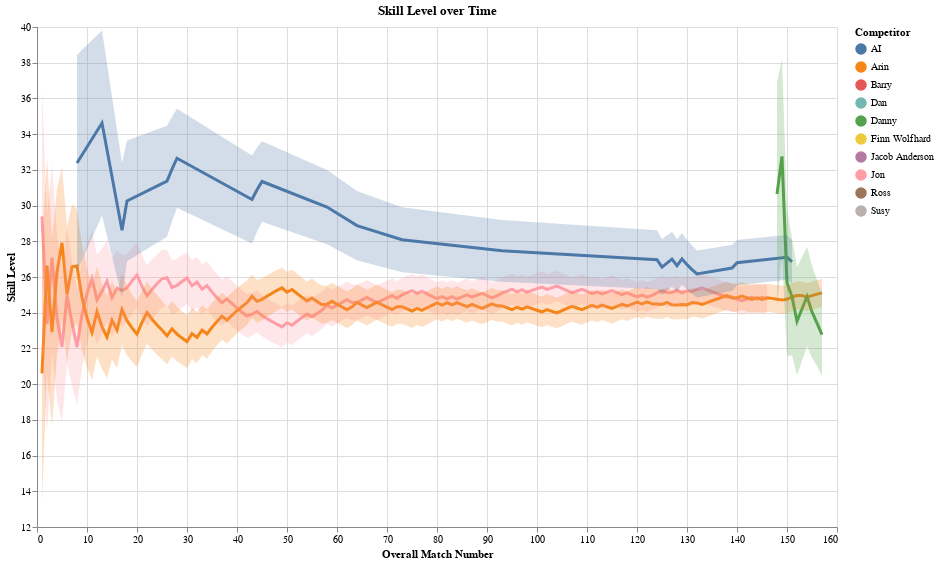

Notebook code cell kept with this figure:
### Code cell
base = alt.Chart(competitor_ranking_over_time_df, title='Skill Level over Time').encode(
    x='Overall Match Number',
    color=alt.Color('Competitor', legend=alt.Legend(symbolOpacity=1)),
)

mu = base.mark_line(strokeWidth=3).encode(
    y=alt.Y('Mu', axis=alt.Axis(title='Skill Level'), scale=alt.Scale(zero=False))
)

sigma = base.mark_area(fillOpacity=0.25).encode(
    y='y:Q',
    y2='y2:Q',
).transform_calculate(
    y='datum.Mu+datum.Sigma',
    y2='datum.Mu-datum.Sigma'
)

(mu + sigma).properties(
    width=800,
    height=500
)

### Figure 1 — Vega-Lite specification as saved in the notebook (floating-point values rounded to 4 significant figures; data arrays with more than 128 entries replaced by an {"elided": "..."} marker saying what was removed)
{"config": {"view": {"continuousWidth": 400, "continuousHeight": 300}}, "layer": [{"mark": {"type": "line", "strokeWidth": 3}, "encoding": {"color": {"type": "nominal", "field": "Competitor", "legend": {"symbolOpacity": 1}}, "x": {"type": "quantitative", "field": "Overall Match Number"}, "y": {"type": "quantitative", "axis": {"title": "Skill Level"}, "field": "Mu", "scale": {"zero": false}}}, "title": "Skill Level over Time"}, {"mark": {"type": "area", "fillOpacity": 0.25}, "encoding": {"color": {"type": "nominal", "field": "Competitor", "legend": {"symbolOpacity": 1}}, "x": {"type": "quantitative", "field": "Overall Match Number"}, "y": {"type": "quantitative", "field": "y"}, "y2": {"field": "y2"}}, "title": "Skill Level over Time", "transform": [{"calculate": "datum.Mu+datum.Sigma", "as": "y"}, {"calculate": "datum.Mu-datum.Sigma", "as": "y2"}]}], "data": {"name": "data-a7d8929d492f65d467d4afcecc7a1069"}, "height": 500, "width": 800, "$schema": "https://vega.github.io/schema/vega-lite/v4.8.1.json", "datasets": {"data-a7d8929d492f65d467d4afcecc7a1069": {"elided": "344 records"}}}
